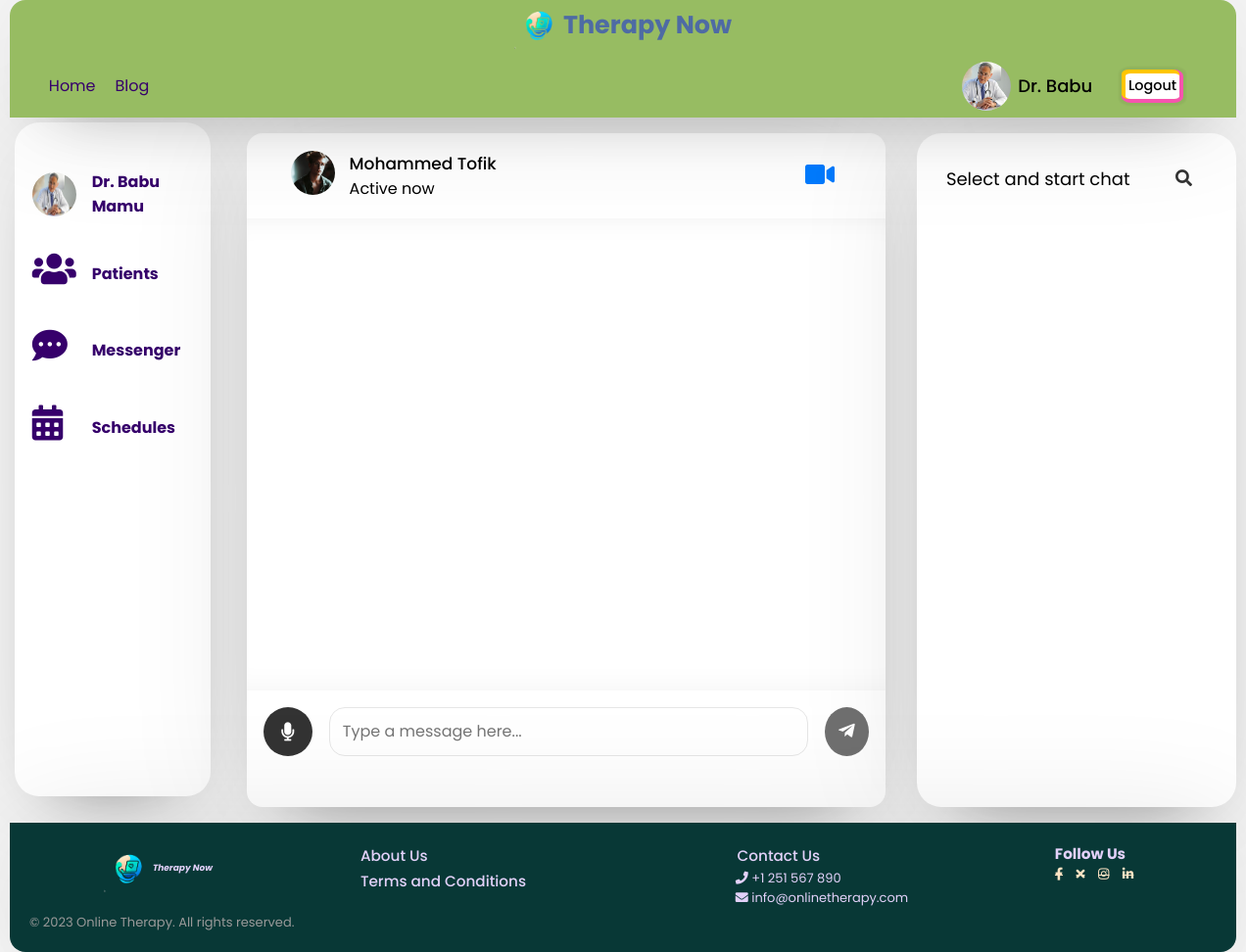
Screenshot of /profile.php?user_id=1288175212&link=chat&b=b (signed in) with the database file from the repository.
### tables this page shows
CREATE TABLE `therapist` (
  `unique_id` int(11) NOT NULL,
  `fname` text NOT NULL,
  `lname` text NOT NULL,
  `email` text NOT NULL,
  `password` text NOT NULL,
  `specialization` text DEFAULT NULL,
  `img` text DEFAULT NULL,
  `phone` text DEFAULT NULL,
  `status` text DEFAULT NULL,
  `r_date` date DEFAULT curdate(),
  `r_time` time DEFAULT curtime(),
  `gender` varchar(30) NOT NULL,
  `birthDate` int(11) NOT NULL
);

CREATE TABLE `users` (
  `user_id` int(11) NOT NULL,
  `unique_id` int(255) NOT NULL,
  `fname` varchar(255) NOT NULL,
  `lname` varchar(255) NOT NULL,
  `email` varchar(255) NOT NULL,
  `password` varchar(255) NOT NULL,
  `img` varchar(255) NOT NULL,
  `status` varchar(255) NOT NULL,
  `gender` varchar(10) DEFAULT NULL,
  `birthdate` date DEFAULT NULL,
  `relationship` varchar(100) DEFAULT NULL,
  `r_date` date DEFAULT curdate(),
  `r_time` time DEFAULT curtime()
);

### profile/chat.php (the view, shortened to what this page needs)
<?php
$user_id = mysqli_real_escape_string($conn, $_GET['user_id']);
$sqlU = mysqli_query($conn, "SELECT * FROM users WHERE unique_id = {$user_id}");
$sqlT = mysqli_query($conn, "SELECT * FROM therapist WHERE unique_id = {$user_id}");
if (mysqli_num_rows($sqlU) > 0) {
    $row = mysqli_fetch_assoc($sqlU);
} else
?>
<div class="wrapper chatt">
    <section class="chat-area">
        <header>
            <div class="details">
                <img src="php/images/<?php echo $row['img']; ?>" alt="">
                <div>
                    <span><?php echo $row['fname'] . " " . $row['lname'] ?></span>
                    <p><?php echo $row['status']; ?></p>
                </div>
            </div>
            <?php if (isset($_GET['b'])) : ?> <?php $b = 'b'; ?>
                <button id="videoCallingBtn"><i class="fas fa-duotone fa-video fa-2xl "></i></button>
            <?php endif; ?>
        </header>
        <div class="chat-box"></div>
        <form action="#" class="typing-area">
            <button id="mic" class="active"><i class="active fas fa-microphone  microphone-icon"></i></button>
            <input id="input-field" type="text" name="message" class="input-field" placeholder="Type a message here..." autocomplete="off">
            <button id="sendBtn"><i class="fab fa-telegram-plane "></i></button>
        </form>
    </section>
</div>

### header.php (shortened to what this page needs)
<div id="header-container">
    <div class="logo">
        <a href="index.php">
            <img src="img/logo.png" alt="">
            <h1>Therapy Now</h1>
        </a>
    </div>
    <header>
        <div class="navigation-menu">
            <div class="navigation-links">
                <a href="index.php">Home</a>
                <a href="blog.php">Blog</a>
            </div>
        </div>
        <?php require_once "php/config.php";
        if (!isset($_SESSION['unique_id'])) { ?>
            <div class="user-buttons c d">
                <a href="signup.php">Sign up</a>
                <a href="login.php">Log in</a>
            </div>
       <?php }else {
            $sql = mysqli_query($conn, "SELECT * FROM users WHERE unique_id = {$_SESSION['unique_id']}");
            if (mysqli_num_rows($sql) > 0) {
                $row = mysqli_fetch_assoc($sql);
            } else {
                $sql = mysqli_query($conn, "SELECT * FROM therapist WHERE unique_id = {$_SESSION['unique_id']}");
                $row = mysqli_fetch_assoc($sql);
            } ?>
            <div class="user-buttons user-profile c">
                <a href="profile.php" class="pro_link">
                    <img src="php/images/<?php echo $row['img']; ?>" alt="">
                    <span><?php echo $row['fname'] ?></span>
                </a>
                <a href="php/logout.php?logout_id=<?php echo $row['unique_id']; ?>" class="logout">Logout</a>
            </div>
    <?php } ?>
    </header>
</div>

### profile/sidebar.php (shortened to what this page needs)
<div class="left">
    <?php
    $sql = mysqli_query($conn, "SELECT * FROM therapist WHERE unique_id ={$_SESSION['unique_id']} ");
    if (mysqli_num_rows($sql) > 0) {
    ?>
    <a href="profile.php?link=profile">
        <img src="php/images/<?php echo $row['img']; ?>" alt="">
        <p><?= $row['fname'] . " " . $row['lname'] ?></p>
    </a>
    <a href="profile.php?link=patient">
        <span><i class="fas fa-solid fa-users"></i></span>
        <p>Patients</p>
    </a>
    <?php
    }
    ?>
    <a href="profile.php?link=message">
        <span><i class="fas fa-solid fa-comment-dots"></i></span>
        <p>Messenger</p>
    </a>
    <a href="profile.php?link=schedule">
        <span><i class="fas fa-solid fa-calendar-alt"></i></span>
        <p>Schedules</p>
    </a>
</div>

### rows the page displays
therapist: img (picture), fname "Dr. Babu", lname "Mamu"
users: img (picture), fname "Mohammed", lname "Tofik", status "Active now"
